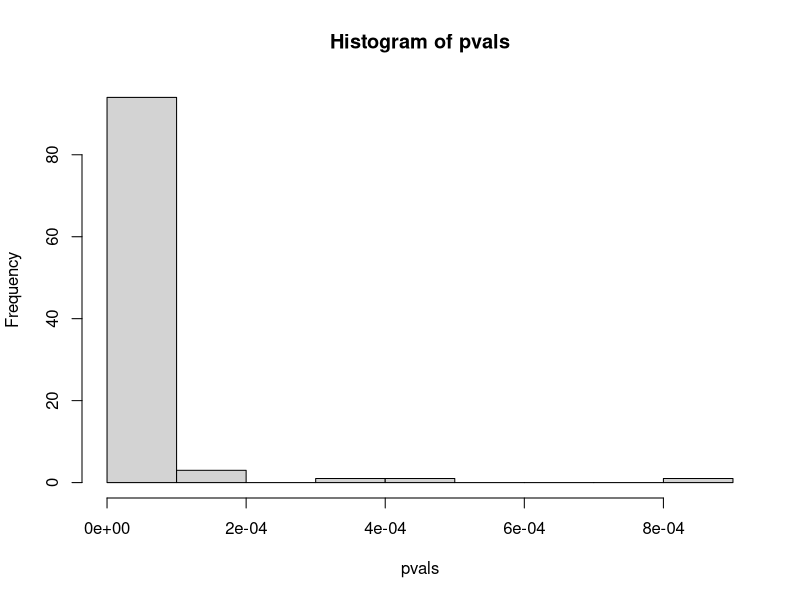

Reproduce this figure in R. (Note: this script raises an error after producing the figure.)



library(broom)


# Method 1 -------------------------------------
# Simulating dataset for the experimental design

set.seed(123) # For reproducibility

# Number of simulations
nsims <- 100 # Adjust the number of simulations as needed

# Initialize an empty vector to store p-values
pvals <- c()

# Sample sizes
n_per_group <- 40

# Group labels
Group <- rep(c("Control", "Exp1", "Exp2"), each = n_per_group)

# Loop over the number of simulations
for (i in 1:nsims) {
  
  # Simulate Posttest scores for each group
  Posttest <- c(
    rnorm(n_per_group, 74.82, 11.60), # Control group
    rnorm(n_per_group, 63.90, 15.03), # Experiment 1
    rnorm(n_per_group, 54.90, 16.75)  # Experiment 2
  )
  
  # Create a data frame
  sim_df1 <- data.frame(Group, Posttest)
  
  # Perform ANOVA
  mod1 <- aov(Posttest ~ Group, data = sim_df1)
  anova_summary <- summary(mod1)
  
  # Extract p-value and append to pvals vector
  p_value <- tidy(mod1)$p.value[1]
  pvals <- c(pvals, p_value)
}

# Inspect the first few p-values
head(pvals)

# Optional: summary of the p-values
summary(pvals)

hist(pvals)


Posttest <- c(
  rnorm(n_per_group, 74.82, 11.60), # Control group
  rnorm(n_per_group, 63.90, 15.03), # Experiment 1
  rnorm(n_per_group, 54.90, 16.75)  # Experiment 2
)

# Create a data frame
sim_df1 <- data.frame(Group, Posttest)

# Perform ANOVA
mod1 <- aov(Posttest ~ Group, data = sim_df1)
summary(mod1)

plot(m1)

# Checking assumptions

boxplot(Posttest~Group, data=sim_df1)
stripchart(Posttest~Group,data=sim_df1,vertical=TRUE, add=TRUE, method = "jitter")

sort(tapply(sim_df1$Posttest,sim_df1$Group,sd))

sim_df1 <- sim_df1[sample(nrow(sim_df1)), ]
dotchart(sim_df1$Posttest)


summary(sim_df1)
sim_df1
write.csv(sim_df1,file="multitask_performance.csv", row.names = F)

# Method 2 -------------------------------------

N <- 10
groups <- rep(c("A","B","C"), each=10)
DV <- c(rnorm(100,5,15),   # means for group A
        rnorm(100,10,15),   # means for group B
        rnorm(100,20,15)    # means for group C
)
sim_df<-data.frame(groups,DV)

aov_results <- summary(aov(DV~groups, sim_df))

library(xtable)
knitr::kable(xtable(aov_results))


# Checking assumptions

boxplot(DV~groups, data = sim_df)
stripchart(DV~groups, data = sim_df,vertical=TRUE, add=TRUE, method = "jitter")

sort(tapply(sim_df$DV,sim_df$groups,sd))

dotchart(sim_df$DV)


WPM<-rnorm(60,c(20,30,40),5)
WPM[WPM<0]<-0
Subjects<-factor(rep(seq(1,20),each=3))
Practice<-rep(c("day1","day2","day3"),20)
AllData<-data.frame(Subjects,Practice,WPM)
ANOVAresults<-aov(WPM~Practice + Error(Subjects/Practice), AllData)
summary(ANOVAresults)
model.tables(ANOVAresults,"means")

dotchart(AllData$WPM)
